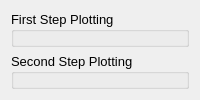
            <widget class="QWidget" name="tab_2">
             <attribute name="title">
              <string>Step Plotting</string>
             </attribute>
             <layout class="QVBoxLayout" name="verticalLayout">
              <item>
               <widget class="QGroupBox" name="groupBox_3">
                <property name="font">
                 <font>
                  <pointsize>10</pointsize>
                 </font>
                </property>
                <property name="title">
                 <string>First Step Plotting</string>
                </property>
                <widget class="QWidget" name="widget_first_step" native="true">
                 <property name="geometry">
                  <rect>
                   <x>230</x>
                   <y>0</y>
                   <width>931</width>
                   <height>471</height>
                  </rect>
                 </property>
                 <widget class="MatplotlibWidget" name="mplwidget_first_step">
                  <property name="geometry">
                   <rect>
                    <x>290</x>
                    <y>200</y>
                    <width>16</width>
                    <height>16</height>
                   </rect>
                  </property>
                 </widget>
                </widget>
                <widget class="QComboBox" name="comboBox_y_first_step">
                 <property name="geometry">
                  <rect>
                   <x>20</x>
                   <y>90</y>
                   <width>201</width>
                   <height>31</height>
                  </rect>
                 </property>
                 <property name="font">
                  <font>
                   <pointsize>12</pointsize>
                  </font>
                 </property>
                </widget>
                <widget class="QPushButton" name="pushButton_plot_first_step">
                 <property name="enabled">
                  <bool>false</bool>
                 </property>
                 <property name="geometry">
                  <rect>
                   <x>130</x>
                   <y>370</y>
                   <width>81</width>
                   <height>31</height>
                  </rect>
                 </property>
                 <property name="font">
                  <font>
                   <pointsize>13</pointsize>
                  </font>
                 </property>
                 <property name="text">
                  <string>Plot</string>
                 </property>
                </widget>
                <widget class="QLabel" name="label_14">
                 <property name="enabled">
                  <bool>false</bool>
                 </property>
                 <property name="geometry">
                  <rect>
                   <x>160</x>
                   <y>50</y>
                   <width>61</width>
                   <height>31</height>
                  </rect>
                 </property>
                 <property name="font">
                  <font>
                   <pointsize>12</pointsize>
                  </font>
                 </property>
                 <property name="text">
                  <string> Y-Axis</string>
                 </property>
                </widget>
                <widget class="QGroupBox" name="groupBox_first">
                 <property name="enabled">
                  <bool>false</bool>
                 </property>
                 <property name="geometry">
                  <rect>
                   <x>10</x>
                   <y>140</y>
                   <width>221</width>
                   <height>211</height>
                  </rect>
                 </property>
                 <property name="title">
                  <string/>
                 </property>
                 <widget class="QComboBox" name="comboBox_first">
                  <property name="geometry">
                   <rect>
                    <x>10</x>
                    <y>130</y>
                    <width>201</width>
                    <height>31</height>
                   </rect>
                  </property>
                  <property name="font">
                   <font>
                    <pointsize>12</pointsize>
                   </font>
                  </property>
                 </widget>
                 <widget class="QRadioButton" name="radioButton_first_multiply">
                  <property name="geometry">
                   <rect>
                    <x>120</x>
                    <y>10</y>
                    <width>81</width>
                    <height>17</height>
                   </rect>
                  </property>
                  <property name="font">
                   <font>
                    <pointsize>12</pointsize>
                   </font>
                  </property>
                  <property name="text">
                   <string>Multiply</string>
                  </property>
                 </widget>
                 <widget class="QRadioButton" name="radioButton_first_divide">
                  <property name="geometry">
                   <rect>
                    <x>30</x>
                    <y>10</y>
                    <width>71</width>
                    <height>17</height>
                   </rect>
                  </property>
                  <property name="font">
                   <font>
                    <pointsize>12</pointsize>
                   </font>
                  </property>
                  <property name="text">
                   <string>Divide</string>
                  </property>
                  <property name="checked">
                   <bool>true</bool>
                  </property>
                 </widget>
                 <widget class="QRadioButton" name="radioButton_first_plus">
                  <property name="geometry">
                   <rect>
                    <x>30</x>
                    <y>50</y>
                    <width>71</width>
                    <height>17</height>
                   </rect>
                  </property>
                  <property name="font">
                   <font>
                    <pointsize>12</pointsize>
                   </font>
                  </property>
                  <property name="text">
                   <string>Plus</string>
                  </property>
                 </widget>
                 <widget class="QRadioButton" name="radioButton_first_minus">
                  <property name="geometry">
                   <rect>
                    <x>120</x>
                    <y>50</y>
                    <width>71</width>
                    <height>17</height>
                   </rect>
                  </property>
                  <property name="font">
                   <font>
                    <pointsize>12</pointsize>
                   </font>
                  </property>
                  <property name="text">
                   <string>Minus</string>
                  </property>
                 </widget>
                 <widget class="QLabel" name="label_16">
                  <property name="geometry">
                   <rect>
                    <x>100</x>
                    <y>90</y>
                    <width>111</width>
                    <height>31</height>
                   </rect>
                  </property>
                  <property name="font">
                   <font>
                    <pointsize>12</pointsize>
                   </font>
                  </property>
                  <property name="text">
                   <string>Second  Y-Axis</string>
                  </property>
                 </widget>
                 <widget class="QCheckBox" name="checkBox_first">
                  <property name="geometry">
                   <rect>
                    <x>80</x>
                    <y>180</y>
                    <width>131</width>
                    <height>17</height>
                   </rect>
                  </property>
                  <property name="font">
                   <font>
                    <pointsize>12</pointsize>
                   </font>
                  </property>
                  <property name="text">
                   <string>Absolute Value</string>
                  </property>
                 </widget>
                </widget>
               </widget>
              </item>
              <item>
               <widget class="QGroupBox" name="groupBox_4">
                <property name="font">
                 <font>
                  <pointsize>10</pointsize>
                 </font>
                </property>
                <property name="title">
                 <string>Second Step Plotting</string>
                </property>
                <widget class="QWidget" name="widget_second_step" native="true">
                 <property name="geometry">
                  <rect>
                   <x>230</x>
                   <y>0</y>
                   <width>931</width>
                   <height>471</height>
                  </rect>
                 </property>
                 <widget class="MatplotlibWidget" name="mplwidget_second_step">
                  <property name="geometry">
                   <rect>
                    <x>290</x>
                    <y>200</y>
                    <width>16</width>
                    <height>16</height>
                   </rect>
                  </property>
                 </widget>
                </widget>
                <widget class="QComboBox" name="comboBox_y_second_step">
                 <property name="geometry">
                  <rect>
                   <x>20</x>
                   <y>90</y>
                   <width>201</width>
                   <height>31</height>
                  </rect>
                 </property>
                 <property name="font">
                  <font>
                   <pointsize>12</pointsize>
                  </font>
                 </property>
                </widget>
                <widget class="QPushButton" name="pushButton_plot_second_step">
                 <property name="enabled">
                  <bool>false</bool>
                 </property>
                 <property name="geometry">
                  <rect>
                   <x>130</x>
                   <y>380</y>
                   <width>81</width>
                   <height>31</height>
                  </rect>
                 </property>
                 <property name="font">
                  <font>
                   <pointsize>13</pointsize>
                  </font>
                 </property>
                 <property name="text">
                  <string>Plot</string>
                 </property>
                </widget>
                <widget class="QLabel" name="label_15">
                 <property name="enabled">
                  <bool>false</bool>
                 </property>
                 <property name="geometry">
                  <rect>
                   <x>160</x>
                   <y>50</y>
                   <width>61</width>
                   <height>31</height>
                  </rect>
                 </property>
                 <property name="font">
                  <font>
                   <pointsize>12</pointsize>
                  </font>
                 </property>
                 <property name="text">
                  <string> Y-Axis</string>
                 </property>
                </widget>
                <widget class="QGroupBox" name="groupBox_second">
                 <property name="enabled">
                  <bool>false</bool>
                 </property>
                 <property name="geometry">
                  <rect>
                   <x>10</x>
                   <y>150</y>
                   <width>221</width>
                   <height>211</height>
                  </rect>
                 </property>
                 <property name="title">
                  <string/>
                 </property>
                 <widget class="QComboBox" name="comboBox_second">
                  <property name="geometry">
                   <rect>
                    <x>10</x>
                    <y>130</y>
                    <width>201</width>
                    <height>31</height>
                   </rect>
                  </property>
                  <property name="font">
                   <font>
                    <pointsize>12</pointsize>
                   </font>
                  </property>
                 </widget>
                 <widget class="QRadioButton" name="radioButton_second_multiply">
                  <property name="geometry">
                   <rect>
                    <x>120</x>
                    <y>10</y>
                    <width>81</width>
                    <height>17</height>
                   </rect>
                  </property>
                  <property name="font">
                   <font>
                    <pointsize>12</pointsize>
                   </font>
                  </property>
                  <property name="text">
                   <string>Multiply</string>
                  </property>
                 </widget>
                 <widget class="QRadioButton" name="radioButton_second_divide">
                  <property name="geometry">
                   <rect>
                    <x>30</x>
                    <y>10</y>
                    <width>71</width>
                    <height>17</height>
                   </rect>
                  </property>
                  <property name="font">
                   <font>
                    <pointsize>12</pointsize>
                   </font>
                  </property>
                  <property name="text">
                   <string>Divide</string>
                  </property>
                  <property name="checked">
                   <bool>true</bool>
                  </property>
                 </widget>
                 <widget class="QRadioButton" name="radioButton_second_plus">
                  <property name="geometry">
                   <rect>
                    <x>30</x>
                    <y>50</y>
                    <width>71</width>
                    <height>17</height>
                   </rect>
                  </property>
                  <property name="font">
                   <font>
                    <pointsize>12</pointsize>
                   </font>
                  </property>
                  <property name="text">
                   <string>Plus</string>
                  </property>
                 </widget>
                 <widget class="QRadioButton" name="radioButton_second_minus">
                  <property name="geometry">
                   <rect>
                    <x>120</x>
                    <y>50</y>
                    <width>71</width>
                    <height>17</height>
                   </rect>
                  </property>
                  <property name="font">
                   <font>
                    <pointsize>12</pointsize>
                   </font>
                  </property>
                  <property name="text">
                   <string>Minus</string>
                  </property>
                 </widget>
                 <widget class="QLabel" name="label_17">
                  <property name="geometry">
                   <rect>
                    <x>100</x>
                    <y>90</y>
                    <width>111</width>
                    <height>31</height>
                   </rect>
                  </property>
                  <property name="font">
                   <font>
                    <pointsize>12</pointsize>
                   </font>
                  </property>
                  <property name="text">
                   <string>Second  Y-Axis</string>
                  </property>
                 </widget>
                 <widget class="QCheckBox" name="checkBox_second">
                  <property name="geometry">
                   <rect>
                    <x>80</x>
                    <y>180</y>
                    <width>131</width>
                    <height>17</height>
                   </rect>
                  </property>
                  <property name="font">
                   <font>
                    <pointsize>12</pointsize>
                   </font>
                  </property>
                  <property name="text">
                   <string>Absolute Value</string>
                  </property>
                 </widget>
                </widget>
               </widget>
              </item>
             </layout>
            </widget>
